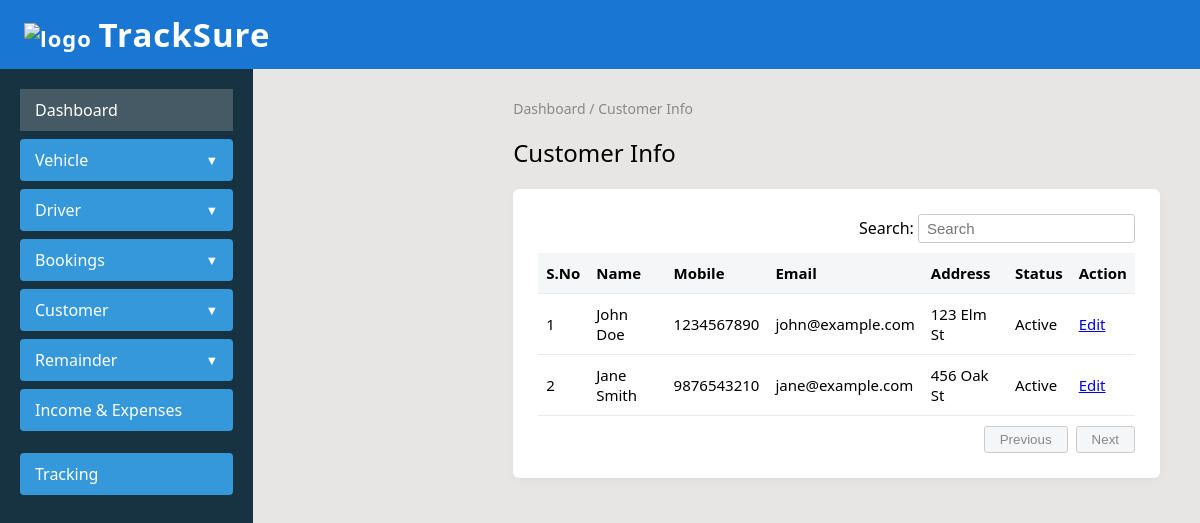
/fleet/cusinfo/, run on the app's committed database.
### app/models.py (models this page shows, shortened)
class Customer(models.Model):
    CusID = models.AutoField(primary_key=True)
    CusName = models.CharField(max_length=50)
    MobileNo = models.IntegerField()
    Email = models.CharField(max_length=50)
    Address = models.CharField(max_length=255)

### fleet/views.py (the view)
# urls.py: path("cusinfo/",views.cusinfo,name="cusinfo"),
def cusinfo(request):
    customers = Customer.objects.all()
    return render(request, "cusinfo.html", {'customers': customers})

### app/templates/cusinfo.html (shortened to what this page needs)
{% extends 'base.html'%}
{% load static %}
{% block content %}
<link rel="stylesheet" href="{% static 'cusinfo.css' %}">
    <div class="main-content">
        <div class="breadcrumb">Dashboard / Customer Info</div>
        <h2>Customer Info</h2>
        <div class="table-container">
            <div class="table-header">
                <div class="search-box">
                    <label>Search: <input type="text" placeholder="Search"></label>
                </div>
            </div>
            <table>
                <thead>
                    <tr>
                        <th>S.No</th>
                        <th>Name</th>
                        <th>Mobile</th>
                        <th>Email</th>
                        <th>Address</th>
                        <th>Status</th>
                        <th>Action</th>
                    </tr>
                </thead>
                <tbody>
                    {% if customers %}
                        {% for customer in customers %}
                        <tr>
                            <td>{{ forloop.counter }}</td>
                            <td>{{ customer.CusName }}</td>
                            <td>{{ customer.MobileNo }}</td>
                            <td>{{ customer.Email }}</td>
                            <td>{{ customer.Address }}</td>
                            <td>Active</td>
                            <td><a href="#">Edit</a></td>
                        </tr>
                        {% endfor %}
                    {% else %}
                        <tr>
                            <td colspan="7" class="no-data">No data available in table</td>
                        </tr>
                    {% endif %}
                </tbody>
            </table>
            <div class="table-footer">
                <button disabled>Previous</button>
                <button disabled>Next</button>
            </div>
        </div>
    </div>
{% endblock %}

### app/static/styles.css (style rules this page uses)
.main-content { flex-grow: 1; padding: 20px; }

### app/static/cusinfo.css (style rules this page uses)
body { margin: 0; font-family: 'Segoe UI', Arial, sans-serif; background: #f7f9fa; }
.main-content { margin-left: 220px; padding: 30px 40px; }
.breadcrumb { color: #888; font-size: 14px; margin-bottom: 18px; }
h2 { margin: 0 0 20px 0; font-weight: 500; }
.table-container { background: #fff; border-radius: 6px; box-shadow: 0 2px 8px rgba(0,0,0,0.04); padding: 25px; max-width: 100%; }
.table-header { display: flex; justify-content: flex-end; margin-bottom: 10px; }
.search-box input[type="text"] { padding: 5px 8px; border: 1px solid #ccc; border-radius: 3px; font-size: 15px; }
table { width: 100%; border-collapse: collapse; margin-bottom: 10px; }
th, td { padding: 10px 8px; text-align: left; border-bottom: 1px solid #eaeaea; font-size: 15px; }
th { background: #f4f6f8; font-weight: 600; }
.table-footer { display: flex; justify-content: flex-end; gap: 8px; }
.table-footer button { padding: 5px 15px; border: 1px solid #ccc; background: #f4f6f8; color: #888; border-radius: 3px; cursor: not-allowed; }

### app/templates/base.html (style rules this page uses)
body, .dashboard-container { background-color: #e7e6e4; }

### data on the page
Customer: CusName "John Doe", MobileNo "1234567890", Email "john@example.com", Address "123 Elm St"
Customer: CusName "Jane Smith", MobileNo "9876543210", Email "jane@example.com", Address "456 Oak St"
